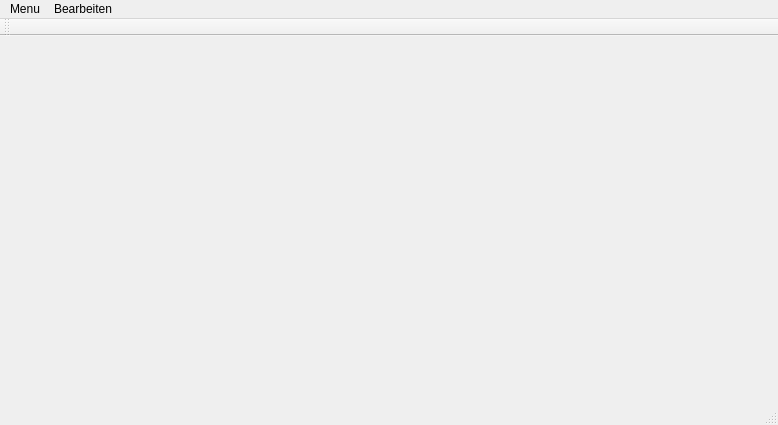
<?xml version="1.0" encoding="UTF-8"?>
<ui version="4.0">
 <class>MainWindow</class>
 <widget class="QMainWindow" name="MainWindow">
  <property name="geometry">
   <rect>
    <x>0</x>
    <y>0</y>
    <width>778</width>
    <height>425</height>
   </rect>
  </property>
  <property name="windowTitle">
   <string>MainWindow</string>
  </property>
  <widget class="QWidget" name="centralWidget"/>
  <widget class="QMenuBar" name="menuBar">
   <property name="geometry">
    <rect>
     <x>0</x>
     <y>0</y>
     <width>778</width>
     <height>21</height>
    </rect>
   </property>
   <widget class="QMenu" name="menuMenu">
    <property name="title">
     <string>Menu</string>
    </property>
   </widget>
   <widget class="QMenu" name="menuBearbeiten">
    <property name="title">
     <string>Bearbeiten</string>
    </property>
    <addaction name="actionSort"/>
   </widget>
   <addaction name="menuMenu"/>
   <addaction name="menuBearbeiten"/>
  </widget>
  <widget class="QToolBar" name="mainToolBar">
   <attribute name="toolBarArea">
    <enum>TopToolBarArea</enum>
   </attribute>
   <attribute name="toolBarBreak">
    <bool>false</bool>
   </attribute>
  </widget>
  <widget class="QStatusBar" name="statusBar"/>
  <action name="actionSort">
   <property name="text">
    <string>Sort</string>
   </property>
  </action>
 </widget>
 <layoutdefault spacing="6" margin="11"/>
 <resources/>
 <connections/>
</ui>
